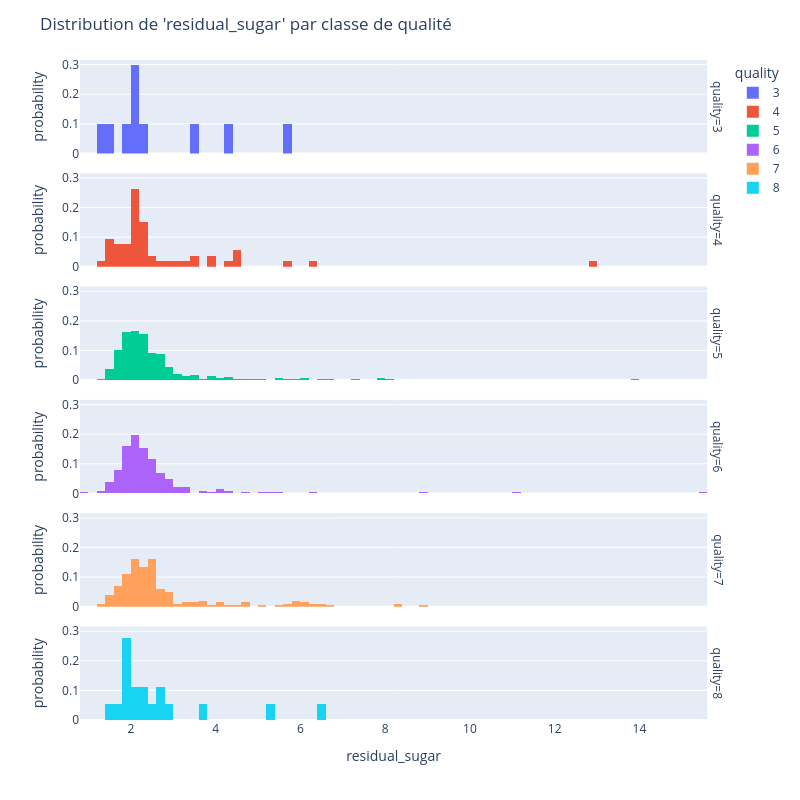

The cell this chart's notebook holds for it:
### Code cell
display_distrib('residual_sugar')

### Figure 1 — Plotly figure (JSON) as saved in the notebook; plotly's stock layout.template omitted (floating-point values rounded to 4 significant figures; data arrays with more than 128 entries replaced by an {"elided": "..."} marker saying what was removed)
{"data": [{"alignmentgroup": "True", "bingroup": "x", "histnorm": "probability", "hovertemplate": "quality=3<br>residual_sugar=%{x}<br>probability=%{y}<extra></extra>", "legendgroup": "3", "marker": {"color": "#636efa", "pattern": {"shape": ""}}, "name": "3", "offsetgroup": "3", "orientation": "v", "showlegend": true, "type": "histogram", "x": [2.2, 2.1, 4.25, 1.5, 3.4, 2.1, 1.2, 2.1, 5.7, 1.8], "xaxis": "x6", "yaxis": "y6"}, {"alignmentgroup": "True", "bingroup": "x", "histnorm": "probability", "hovertemplate": "quality=4<br>residual_sugar=%{x}<br>probability=%{y}<extra></extra>", "legendgroup": "4", "marker": {"color": "#EF553B", "pattern": {"shape": ""}}, "name": "4", "offsetgroup": "4", "orientation": "v", "showlegend": true, "type": "histogram", "x": [4.4, 1.5, 2.8, 2.1, 2.1, 1.5, 1.4, 3.4, 1.3, 1.6, 1.8, 2.1, 2, 2, 3.3, 4.5, 2.1, 2.3, 2.1, 3.4, 2.2, 4.4, 2.6, 1.6, 3.1, 2.1, 2.5, 1.6, 2, 2.2, 2.2, 1.4, 2.2, 5.6, 1.8, 2.2, 12.9, 2.5, 4.3, 2, 2.2, 6.3, 1.9, 3.9, 2, 1.6, 3.9, 2.1, 2.3, 1.5, 2.1, 2, 1.9], "xaxis": "x5", "yaxis": "y5"}, {"alignmentgroup": "True", "bingroup": "x", "histnorm": "probability", "hovertemplate": "quality=5<br>residual_sugar=%{x}<br>probability=%{y}<extra></extra>", "legendgroup": "5", "marker": {"color": "#00cc96", "pattern": {"shape": ""}}, "name": "5", "offsetgroup": "5", "orientation": "v", "showlegend": true, "type": "histogram", "x": {"elided": "681 float values"}, "xaxis": "x4", "yaxis": "y4"}, {"alignmentgroup": "True", "bingroup": "x", "histnorm": "probability", "hovertemplate": "quality=6<br>residual_sugar=%{x}<br>probability=%{y}<extra></extra>", "legendgroup": "6", "marker": {"color": "#ab63fa", "pattern": {"shape": ""}}, "name": "6", "offsetgroup": "6", "orientation": "v", "showlegend": true, "type": "histogram", "x": {"elided": "638 float values"}, "xaxis": "x3", "yaxis": "y3"}, {"alignmentgroup": "True", "bingroup": "x", "histnorm": "probability", "hovertemplate": "quality=7<br>residual_sugar=%{x}<br>probability=%{y}<extra></extra>", "legendgroup": "7", "marker": {"color": "#FFA15A", "pattern": {"shape": ""}}, "name": "7", "offsetgroup": "7", "orientation": "v", "showlegend": true, "type": "histogram", "x": {"elided": "199 float values"}, "xaxis": "x2", "yaxis": "y2"}, {"alignmentgroup": "True", "bingroup": "x", "histnorm": "probability", "hovertemplate": "quality=8<br>residual_sugar=%{x}<br>probability=%{y}<extra></extra>", "legendgroup": "8", "marker": {"color": "#19d3f3", "pattern": {"shape": ""}}, "name": "8", "offsetgroup": "8", "orientation": "v", "showlegend": true, "type": "histogram", "x": [3.6, 6.4, 1.4, 2.2, 5.2, 2.8, 2.6, 2.6, 2, 2.3, 1.8, 1.9, 2.5, 1.8, 1.8, 1.7, 2, 1.8], "xaxis": "x", "yaxis": "y"}], "layout": {"annotations": [{"font": {}, "showarrow": false, "text": "quality=8", "textangle": 90, "x": 0.98, "xanchor": "left", "xref": "paper", "y": 0.07083, "yanchor": "middle", "yref": "paper"}, {"font": {}, "showarrow": false, "text": "quality=7", "textangle": 90, "x": 0.98, "xanchor": "left", "xref": "paper", "y": 0.2425, "yanchor": "middle", "yref": "paper"}, {"font": {}, "showarrow": false, "text": "quality=6", "textangle": 90, "x": 0.98, "xanchor": "left", "xref": "paper", "y": 0.4142, "yanchor": "middle", "yref": "paper"}, {"font": {}, "showarrow": false, "text": "quality=5", "textangle": 90, "x": 0.98, "xanchor": "left", "xref": "paper", "y": 0.5858, "yanchor": "middle", "yref": "paper"}, {"font": {}, "showarrow": false, "text": "quality=4", "textangle": 90, "x": 0.98, "xanchor": "left", "xref": "paper", "y": 0.7575, "yanchor": "middle", "yref": "paper"}, {"font": {}, "showarrow": false, "text": "quality=3", "textangle": 90, "x": 0.98, "xanchor": "left", "xref": "paper", "y": 0.9292, "yanchor": "middle", "yref": "paper"}], "barmode": "relative", "height": 800, "legend": {"title": {"text": "quality"}, "tracegroupgap": 0}, "margin": {"t": 60}, "title": {"text": "Distribution de 'residual_sugar' par classe de qualité"}, "width": 800, "xaxis": {"anchor": "y", "domain": [0, 0.98], "title": {"text": "residual_sugar"}}, "xaxis2": {"anchor": "y2", "domain": [0, 0.98], "matches": "x", "showticklabels": false}, "xaxis3": {"anchor": "y3", "domain": [0, 0.98], "matches": "x", "showticklabels": false}, "xaxis4": {"anchor": "y4", "domain": [0, 0.98], "matches": "x", "showticklabels": false}, "xaxis5": {"anchor": "y5", "domain": [0, 0.98], "matches": "x", "showticklabels": false}, "xaxis6": {"anchor": "y6", "domain": [0, 0.98], "matches": "x", "showticklabels": false}, "yaxis": {"anchor": "x", "domain": [0, 0.1417], "title": {"text": "probability"}}, "yaxis2": {"anchor": "x2", "domain": [0.1717, 0.3133], "matches": "y", "title": {"text": "probability"}}, "yaxis3": {"anchor": "x3", "domain": [0.3433, 0.485], "matches": "y", "title": {"text": "probability"}}, "yaxis4": {"anchor": "x4", "domain": [0.515, 0.6567], "matches": "y", "title": {"text": "probability"}}, "yaxis5": {"anchor": "x5", "domain": [0.6867, 0.8283], "matches": "y", "title": {"text": "probability"}}, "yaxis6": {"anchor": "x6", "domain": [0.8583, 1], "matches": "y", "title": {"text": "probability"}}}}
